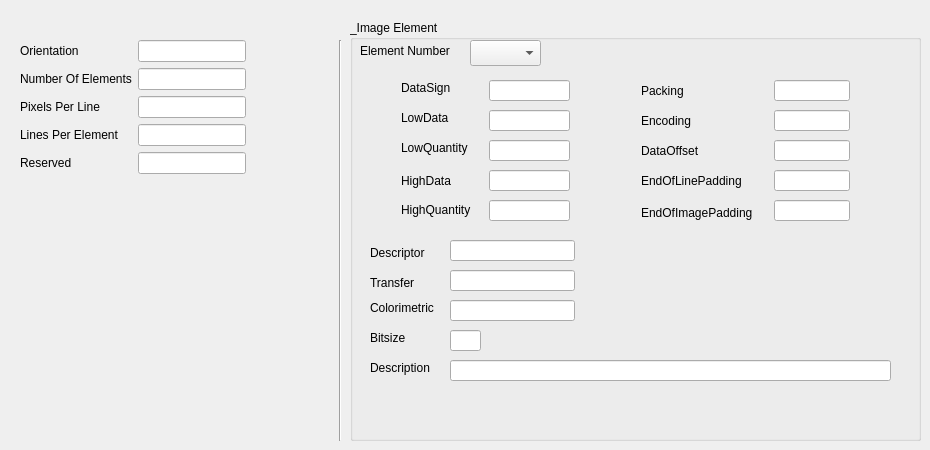
    <widget class="QWidget" name="tab_2">
     <attribute name="title">
      <string>Generic Image Header</string>
     </attribute>
     <widget class="QWidget" name="gridLayoutWidget_3">
      <property name="geometry">
       <rect>
        <x>20</x>
        <y>40</y>
        <width>301</width>
        <height>156</height>
       </rect>
      </property>
      <layout class="QGridLayout" name="gridLayout_3">
       <property name="sizeConstraint">
        <enum>QLayout::SetFixedSize</enum>
       </property>
       <item row="3" column="1">
        <widget class="QLineEdit" name="gih_linesperelement_tf">
         <property name="readOnly">
          <bool>true</bool>
         </property>
        </widget>
       </item>
       <item row="0" column="0">
        <widget class="QLabel" name="label_22">
         <property name="text">
          <string>Orientation</string>
         </property>
        </widget>
       </item>
       <item row="2" column="0">
        <widget class="QLabel" name="label_20">
         <property name="text">
          <string>Pixels Per Line</string>
         </property>
        </widget>
       </item>
       <item row="0" column="1">
        <widget class="QLineEdit" name="gih_orientation_tf">
         <property name="readOnly">
          <bool>true</bool>
         </property>
        </widget>
       </item>
       <item row="1" column="0">
        <widget class="QLabel" name="label_3">
         <property name="text">
          <string>Number Of Elements</string>
         </property>
        </widget>
       </item>
       <item row="3" column="0">
        <widget class="QLabel" name="label_12">
         <property name="text">
          <string>Lines Per Element</string>
         </property>
        </widget>
       </item>
       <item row="1" column="1">
        <widget class="QLineEdit" name="gih_elementcount_tf">
         <property name="readOnly">
          <bool>true</bool>
         </property>
        </widget>
       </item>
       <item row="2" column="1">
        <widget class="QLineEdit" name="gih_pixelsperline_tf">
         <property name="readOnly">
          <bool>true</bool>
         </property>
        </widget>
       </item>
       <item row="4" column="0">
        <widget class="QLabel" name="label_28">
         <property name="text">
          <string>Reserved</string>
         </property>
        </widget>
       </item>
       <item row="4" column="1">
        <widget class="QLineEdit" name="gih_reserved_tf">
         <property name="readOnly">
          <bool>true</bool>
         </property>
        </widget>
       </item>
      </layout>
     </widget>
     <widget class="QGroupBox" name="groupBox">
      <property name="geometry">
       <rect>
        <x>350</x>
        <y>20</y>
        <width>571</width>
        <height>421</height>
       </rect>
      </property>
      <property name="title">
       <string>_Image Element</string>
      </property>
      <widget class="QComboBox" name="gih_element_box">
       <property name="geometry">
        <rect>
         <x>120</x>
         <y>20</y>
         <width>71</width>
         <height>26</height>
        </rect>
       </property>
      </widget>
      <widget class="QLabel" name="label_104">
       <property name="geometry">
        <rect>
         <x>10</x>
         <y>20</y>
         <width>101</width>
         <height>21</height>
        </rect>
       </property>
       <property name="text">
        <string>Element Number</string>
       </property>
      </widget>
      <widget class="QLineEdit" name="gih_description_tf">
       <property name="geometry">
        <rect>
         <x>100</x>
         <y>340</y>
         <width>441</width>
         <height>21</height>
        </rect>
       </property>
       <property name="sizePolicy">
        <sizepolicy hsizetype="Fixed" vsizetype="Fixed">
         <horstretch>0</horstretch>
         <verstretch>0</verstretch>
        </sizepolicy>
       </property>
       <property name="maximumSize">
        <size>
         <width>1760</width>
         <height>16777215</height>
        </size>
       </property>
       <property name="maxLength">
        <number>32</number>
       </property>
       <property name="readOnly">
        <bool>true</bool>
       </property>
      </widget>
      <widget class="QLabel" name="label_51">
       <property name="geometry">
        <rect>
         <x>20</x>
         <y>280</y>
         <width>74</width>
         <height>16</height>
        </rect>
       </property>
       <property name="text">
        <string>Colorimetric</string>
       </property>
      </widget>
      <widget class="QLabel" name="gih_transfers_label">
       <property name="geometry">
        <rect>
         <x>230</x>
         <y>250</y>
         <width>341</width>
         <height>20</height>
        </rect>
       </property>
       <property name="text">
        <string/>
       </property>
      </widget>
      <widget class="QLabel" name="label_50">
       <property name="geometry">
        <rect>
         <x>20</x>
         <y>340</y>
         <width>70</width>
         <height>16</height>
        </rect>
       </property>
       <property name="text">
        <string>Description</string>
       </property>
      </widget>
      <widget class="QLineEdit" name="gih_bitsize_tf">
       <property name="geometry">
        <rect>
         <x>100</x>
         <y>310</y>
         <width>31</width>
         <height>21</height>
        </rect>
       </property>
       <property name="maxLength">
        <number>2</number>
       </property>
       <property name="readOnly">
        <bool>true</bool>
       </property>
      </widget>
      <widget class="QLabel" name="label_102">
       <property name="geometry">
        <rect>
         <x>20</x>
         <y>310</y>
         <width>41</width>
         <height>16</height>
        </rect>
       </property>
       <property name="text">
        <string>Bitsize</string>
       </property>
      </widget>
      <widget class="QLineEdit" name="gih_colormetric_tf">
       <property name="geometry">
        <rect>
         <x>100</x>
         <y>280</y>
         <width>125</width>
         <height>21</height>
        </rect>
       </property>
       <property name="readOnly">
        <bool>true</bool>
       </property>
      </widget>
      <widget class="QLabel" name="gih_colorimetric_label">
       <property name="geometry">
        <rect>
         <x>228</x>
         <y>280</y>
         <width>341</width>
         <height>20</height>
        </rect>
       </property>
       <property name="text">
        <string/>
       </property>
      </widget>
      <widget class="QLabel" name="label_101">
       <property name="geometry">
        <rect>
         <x>20</x>
         <y>225</y>
         <width>64</width>
         <height>16</height>
        </rect>
       </property>
       <property name="text">
        <string>Descriptor</string>
       </property>
      </widget>
      <widget class="QLabel" name="gih_descriptor_label">
       <property name="geometry">
        <rect>
         <x>230</x>
         <y>220</y>
         <width>341</width>
         <height>20</height>
        </rect>
       </property>
       <property name="text">
        <string/>
       </property>
      </widget>
      <widget class="QLineEdit" name="gih_transfer_tf">
       <property name="geometry">
        <rect>
         <x>100</x>
         <y>250</y>
         <width>125</width>
         <height>21</height>
        </rect>
       </property>
       <property name="readOnly">
        <bool>true</bool>
       </property>
      </widget>
      <widget class="QLabel" name="label_103">
       <property name="geometry">
        <rect>
         <x>20</x>
         <y>255</y>
         <width>52</width>
         <height>16</height>
        </rect>
       </property>
       <property name="text">
        <string>Transfer</string>
       </property>
      </widget>
      <widget class="QLineEdit" name="gih_descriptor_tf">
       <property name="geometry">
        <rect>
         <x>100</x>
         <y>220</y>
         <width>125</width>
         <height>21</height>
        </rect>
       </property>
       <property name="readOnly">
        <bool>true</bool>
       </property>
      </widget>
      <widget class="QLabel" name="label_34">
       <property name="geometry">
        <rect>
         <x>51</x>
         <y>60</y>
         <width>55</width>
         <height>16</height>
        </rect>
       </property>
       <property name="sizePolicy">
        <sizepolicy hsizetype="Preferred" vsizetype="Expanding">
         <horstretch>0</horstretch>
         <verstretch>0</verstretch>
        </sizepolicy>
       </property>
       <property name="text">
        <string>DataSign</string>
       </property>
      </widget>
      <widget class="QLabel" name="label_35">
       <property name="geometry">
        <rect>
         <x>51</x>
         <y>150</y>
         <width>57</width>
         <height>21</height>
        </rect>
       </property>
       <property name="sizePolicy">
        <sizepolicy hsizetype="Preferred" vsizetype="Expanding">
         <horstretch>0</horstretch>
         <verstretch>0</verstretch>
        </sizepolicy>
       </property>
       <property name="text">
        <string>HighData</string>
       </property>
      </widget>
      <widget class="QLineEdit" name="gih_highquantity_tf">
       <property name="geometry">
        <rect>
         <x>139</x>
         <y>180</y>
         <width>81</width>
         <height>21</height>
        </rect>
       </property>
       <property name="readOnly">
        <bool>true</bool>
       </property>
      </widget>
      <widget class="QLabel" name="label_32">
       <property name="geometry">
        <rect>
         <x>51</x>
         <y>180</y>
         <width>80</width>
         <height>20</height>
        </rect>
       </property>
       <property name="sizePolicy">
        <sizepolicy hsizetype="Preferred" vsizetype="Expanding">
         <horstretch>0</horstretch>
         <verstretch>0</verstretch>
        </sizepolicy>
       </property>
       <property name="text">
        <string>HighQuantity</string>
       </property>
      </widget>
      <widget class="QLineEdit" name="gih_highdata_tf">
       <property name="geometry">
        <rect>
         <x>139</x>
         <y>150</y>
         <width>81</width>
         <height>21</height>
        </rect>
       </property>
       <property name="readOnly">
        <bool>true</bool>
       </property>
      </widget>
      <widget class="QLineEdit" name="gih_lowquantity_tf">
       <property name="geometry">
        <rect>
         <x>139</x>
         <y>120</y>
         <width>81</width>
         <height>21</height>
        </rect>
       </property>
       <property name="readOnly">
        <bool>true</bool>
       </property>
      </widget>
      <widget class="QLabel" name="label_11">
       <property name="geometry">
        <rect>
         <x>51</x>
         <y>90</y>
         <width>54</width>
         <height>16</height>
        </rect>
       </property>
       <property name="sizePolicy">
        <sizepolicy hsizetype="Preferred" vsizetype="Expanding">
         <horstretch>0</horstretch>
         <verstretch>0</verstretch>
        </sizepolicy>
       </property>
       <property name="text">
        <string>LowData</string>
       </property>
      </widget>
      <widget class="QLabel" name="label_33">
       <property name="geometry">
        <rect>
         <x>51</x>
         <y>120</y>
         <width>77</width>
         <height>16</height>
        </rect>
       </property>
       <property name="sizePolicy">
        <sizepolicy hsizetype="Preferred" vsizetype="Expanding">
         <horstretch>0</horstretch>
         <verstretch>0</verstretch>
        </sizepolicy>
       </property>
       <property name="text">
        <string>LowQuantity</string>
       </property>
      </widget>
      <widget class="QLineEdit" name="gih_datasign_tf">
       <property name="geometry">
        <rect>
         <x>139</x>
         <y>60</y>
         <width>81</width>
         <height>21</height>
        </rect>
       </property>
       <property name="readOnly">
        <bool>true</bool>
       </property>
      </widget>
      <widget class="QLineEdit" name="gih_lowdata_tf">
       <property name="geometry">
        <rect>
         <x>139</x>
         <y>90</y>
         <width>81</width>
         <height>21</height>
        </rect>
       </property>
       <property name="readOnly">
        <bool>true</bool>
       </property>
      </widget>
      <widget class="QLineEdit" name="gih_packing_tf">
       <property name="geometry">
        <rect>
         <x>424</x>
         <y>60</y>
         <width>76</width>
         <height>21</height>
        </rect>
       </property>
       <property name="readOnly">
        <bool>true</bool>
       </property>
      </widget>
      <widget class="QLabel" name="label_42">
       <property name="geometry">
        <rect>
         <x>291</x>
         <y>60</y>
         <width>48</width>
         <height>21</height>
        </rect>
       </property>
       <property name="sizePolicy">
        <sizepolicy hsizetype="Preferred" vsizetype="MinimumExpanding">
         <horstretch>0</horstretch>
         <verstretch>0</verstretch>
        </sizepolicy>
       </property>
       <property name="text">
        <string>Packing</string>
       </property>
      </widget>
      <widget class="QLabel" name="label_46">
       <property name="geometry">
        <rect>
         <x>291</x>
         <y>150</y>
         <width>113</width>
         <height>22</height>
        </rect>
       </property>
       <property name="sizePolicy">
        <sizepolicy hsizetype="Preferred" vsizetype="MinimumExpanding">
         <horstretch>0</horstretch>
         <verstretch>0</verstretch>
        </sizepolicy>
       </property>
       <property name="text">
        <string>EndOfLinePadding</string>
       </property>
      </widget>
      <widget class="QLabel" name="label_47">
       <property name="geometry">
        <rect>
         <x>291</x>
         <y>90</y>
         <width>57</width>
         <height>22</height>
        </rect>
       </property>
       <property name="sizePolicy">
        <sizepolicy hsizetype="Preferred" vsizetype="MinimumExpanding">
         <horstretch>0</horstretch>
         <verstretch>0</verstretch>
        </sizepolicy>
       </property>
       <property name="text">
        <string>Encoding</string>
       </property>
      </widget>
      <widget class="QLineEdit" name="gih_dataoffset_tf">
       <property name="geometry">
        <rect>
         <x>424</x>
         <y>120</y>
         <width>76</width>
         <height>21</height>
        </rect>
       </property>
       <property name="readOnly">
        <bool>true</bool>
       </property>
      </widget>
      <widget class="QLabel" name="label_41">
       <property name="geometry">
        <rect>
         <x>291</x>
         <y>120</y>
         <width>67</width>
         <height>22</height>
        </rect>
       </property>
       <property name="sizePolicy">
        <sizepolicy hsizetype="Preferred" vsizetype="MinimumExpanding">
         <horstretch>0</horstretch>
         <verstretch>0</verstretch>
        </sizepolicy>
       </property>
       <property name="text">
        <string>DataOffset</string>
       </property>
      </widget>
      <widget class="QLineEdit" name="gih_eoipaddding_tf">
       <property name="geometry">
        <rect>
         <x>424</x>
         <y>180</y>
         <width>76</width>
         <height>21</height>
        </rect>
       </property>
       <property name="readOnly">
        <bool>true</bool>
       </property>
      </widget>
      <widget class="QLabel" name="label_39">
       <property name="geometry">
        <rect>
         <x>291</x>
         <y>180</y>
         <width>125</width>
         <height>25</height>
        </rect>
       </property>
       <property name="sizePolicy">
        <sizepolicy hsizetype="Preferred" vsizetype="Minimum">
         <horstretch>0</horstretch>
         <verstretch>0</verstretch>
        </sizepolicy>
       </property>
       <property name="text">
        <string>EndOfImagePadding</string>
       </property>
      </widget>
      <widget class="QLineEdit" name="gih_encoding_tf">
       <property name="geometry">
        <rect>
         <x>424</x>
         <y>90</y>
         <width>76</width>
         <height>21</height>
        </rect>
       </property>
       <property name="readOnly">
        <bool>true</bool>
       </property>
      </widget>
      <widget class="QLineEdit" name="gih_eolpadding_tf">
       <property name="geometry">
        <rect>
         <x>424</x>
         <y>150</y>
         <width>76</width>
         <height>21</height>
        </rect>
       </property>
       <property name="readOnly">
        <bool>true</bool>
       </property>
      </widget>
     </widget>
     <widget class="Line" name="line_2">
      <property name="geometry">
       <rect>
        <x>330</x>
        <y>40</y>
        <width>20</width>
        <height>401</height>
       </rect>
      </property>
      <property name="orientation">
       <enum>Qt::Vertical</enum>
      </property>
     </widget>
     <widget class="QLabel" name="gih_orientation_label">
      <property name="geometry">
       <rect>
        <x>157</x>
        <y>18</y>
        <width>163</width>
        <height>20</height>
       </rect>
      </property>
      <property name="text">
       <string/>
      </property>
     </widget>
    </widget>
